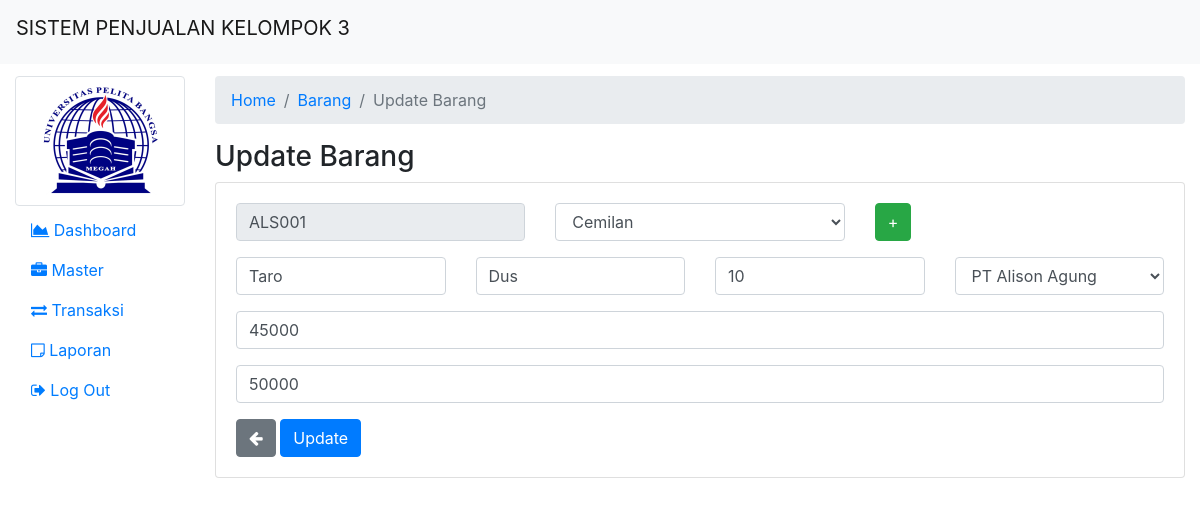
The app's page /admin/barang-update.php?kode_barang=ALS001 (signed in) with its own data.
### tables this page shows
CREATE TABLE `barang` (
  `kode_barang` varchar(6) NOT NULL,
  `kode_kategori` int(11) NOT NULL,
  `kode_supplier` varchar(6) NOT NULL,
  `nama_barang` varchar(100) NOT NULL,
  `satuan` varchar(50) NOT NULL,
  `stok` int(11) NOT NULL,
  `harga_beli` int(11) NOT NULL,
  `harga_jual` int(11) NOT NULL,
  `foto_barang` varchar(255) DEFAULT NULL
);

### admin/barang-update.php (the view, shortened to what this page needs)
<?php
include 'header.php';
?>
<nav aria-label="breadcrumb">
    <ol class="breadcrumb">
        <li class="breadcrumb-item"><a href="index.php">Home</a></li>
        <li class="breadcrumb-item"><a href="barang.php">Barang</a></li>
        <li class="breadcrumb-item active" aria-current="page">Update Barang</li>
    </ol>
</nav>
<?php
$id = $_GET['kode_barang'];
$query = "SELECT * FROM barang WHERE kode_barang='$id'";
$row = mysqli_query($conn, $query);
while ($data = mysqli_fetch_assoc($row)) {
    ?>
    <h3>Update Barang</h3>
    <div class="card">
        <div class="card-body">
            <form action="barang-update-proses.php" method="POST">
                <div class="row form-group">
                    <div class="col">
                        <input type="text" class="form-control" placeholder="Kode Barang" value="<?php echo $data['kode_barang']; ?>" name="asd" disabled required>
                    </div>
                    <div class="col">
                        <select class="form-control" name="kategori">
                            <?php
                            $query1 = "SELECT * FROM kategori";
                            $hasil1 = mysqli_query($conn, $query1);
                            while ($data1 = mysqli_fetch_assoc($hasil1)) {
                                $selected = ($data['kode_kategori'] == $data1['kode_kategori'] ? 'selected="selected"' : '');
                                echo '<option value ="' . $data1['kode_kategori'] . '" '. $selected .'>' . $data1['nama_kategori'] . '</option>';
                            }
                            ?>
                        </select>
                    </div>
                    <div class="col">
                        <button type="submit" class="btn btn-success">+</button>
                    </div>
                </div>
                <div class="row form-group">
                    <div class="col">
                        <input type="text" class="form-control" placeholder="Nama Barang" name="nama" value="<?php echo $data['nama_barang']; ?>" required>
                    </div>
                    <div class="col">
                        <input type="text" class="form-control" placeholder="Satuan" name="satuan" value="<?php echo $data['satuan']; ?>" required>
                    </div>
                    <div class="col">
                        <input type="number" class="form-control" placeholder="Stok Barang" name="stok" value="<?php echo $data['stok']; ?>" required>
                    </div>
                    <div class="col">
                        <select class="form-control" name="sup">
                            <?php
                            $query1 = "SELECT * FROM supplier";
                            $hasil1 = mysqli_query($conn, $query1);
                            while ($data1 = mysqli_fetch_assoc($hasil1)) {
                                $selected = ($data['kode_supplier'] == $data1['kode_supplier'] ? 'selected="selected"' : '');
                                echo '<option value ="' . $data1['kode_supplier'] . '" '. $selected .'>' . $data1['nama_perusahaan'] . '</option>';
                            }
                            ?>
                        </select>
                    </div>
                </div>
                <div class="form-group">
                    <input type="number" class="form-control" placeholder="Harga Beli" name="hbeli" value="<?php echo $data['harga_beli']; ?>" required>
                </div>
                <div class="form-group">
                    <input type="number" class="form-control" placeholder="Harga Jual" name="hjual" value="<?php echo $data['harga_jual']; ?>" required>
                </div>
                <a href="barang.php"><button type="button" class="btn btn-secondary"><span class="fa fa-arrow-left"></span></button></a>
                <input type="submit" class="btn btn-primary" value="Update">
            </form>
        </div>
    </div>
<?php
}
?>
<?php
include 'footer.php';
?>

### records on screen
barang: asd "ALS001", nama "Taro", satuan "Dus", stok "10", hbeli "45000", hjual "50000"

### other values on screen
form field kategori "Cemilan"
form field sup "PT Alison Agung"
